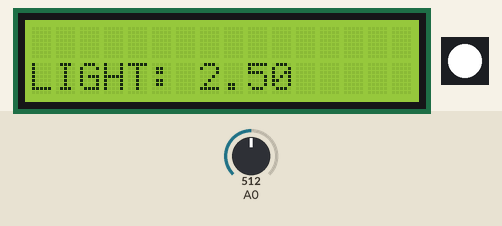
Bench run of a sketch on a simulated Arduino Uno, built with avr-gcc and run on an emulated ATmega328P. On the bench: 16×2 character LCD, 1 RGB LEDs in strip order, left to right. The test bench sets the inputs (shaded band); at power-on: A0 = 512. What the sketch prints to the serial monitor is not drawn.

Above: at 1.4 s.
1.5 s: A0 set to 716
At 2.5 s:
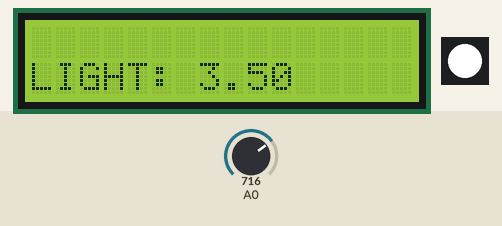
3.0 s: A0 set to 900
At 4.2 s:
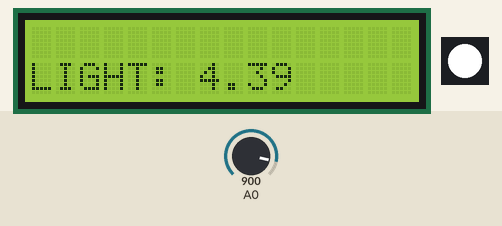
4.5 s: A0 set to 1023
At 5.4 s:
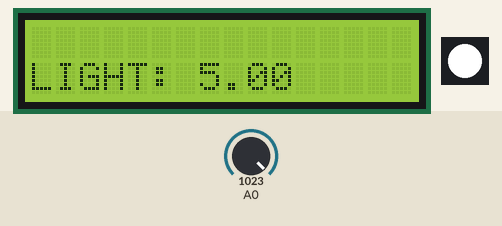
Timing chart, 0 to 7.5 s (numbered marks = the images above; inputs shaded):
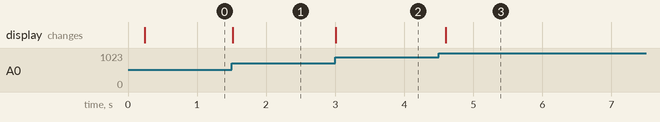

The sketch:

light.ino
```cpp
#define NUM_LEDS 1
#include "FastLED.h"
#include <LiquidCrystal_I2C.h>
LiquidCrystal_I2C lcd(0x27,16,2);  // Устанавливаем дисплей

#define PIN 8
#define NUM_READINGS 10
CRGB leds[NUM_LEDS];
byte i=0;
int val_max=0;
int N=10;

float vout = 0;
int val[20];
void setup(){
  lcd.init();
  lcd.backlight();
  Serial.begin(9600);
  FastLED.addLeds<WS2811, PIN, GRB>(leds, NUM_LEDS).setCorrection( TypicalLEDStrip );
  FastLED.setBrightness(255);
  pinMode(8, OUTPUT);
  leds[0] = CRGB::White;
  delay(100);
  lcd.begin(16, 2);

  lcd.setCursor(0,1);

  lcd.print("LIGHT: ");

}
void loop() {
  FastLED.show();

  for(int i = 0; i < 8; i++){ // запускаем цикл, для заполнения массива
    val[i] = analogRead(A0);
  }
  val_max=0;
  for(int i = 0; i < 8; i++){ // запускаем цикл, для обхода всех элементов массива
    val_max = max(val_max, val[i]);
  }

  vout=(5.0/1024.0)*val_max;
  Serial.println(vout);
  lcd.setCursor(7,1);

  lcd.print(vout);

delay(100);

}
```

Measured:
- after the input at 1.5 s, the display: changes at once (image 1)
- after the input at 3.0 s, the display: changes at once (image 2)
- after the input at 4.5 s, the display: changes after 0.10 s (image 3)
